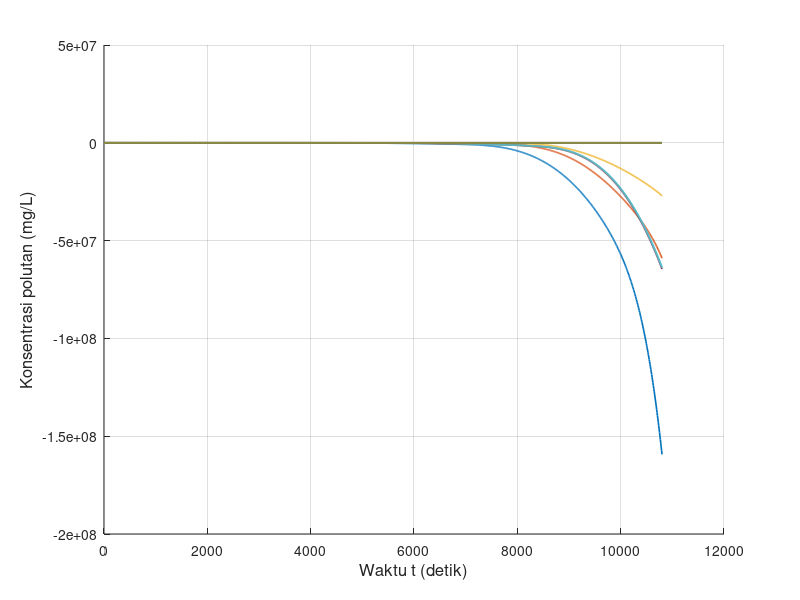

This figure's MATLAB source: (Note: this script raises an error after producing the figure.)
clear; clc; close all;

% Feby Syarief Al A`raaf
% 26050124130087
% Oseanografi C

% Simulasi adveksi 1 dimensi dengan metode Leapfrog (CTCS)
% Sumber polutan kontinu
% NIM ganjil, xyz = 087, sehingga z = 7 dan 0.zyx = 0.780

x_digit = 0;
y_digit = 8;
z_digit = 7;

u_xyz    = 0.780;
C_source = 10 * z_digit;

L = 3000;
T = 10800;

scenario(1).nama = 'Skenario 1';
scenario(1).dx   = 30;
scenario(1).dt   = 8;
scenario(1).u    = u_xyz;
scenario(1).m    = 30 + z_digit;

scenario(2).nama = 'Skenario 2';
scenario(2).dx   = 60;
scenario(2).dt   = 8;
scenario(2).u    = u_xyz;
scenario(2).m    = 60 + z_digit;

scenario(3).nama = 'Skenario 3';
scenario(3).dx   = 15;
scenario(3).dt   = 8;
scenario(3).u    = u_xyz;
scenario(3).m    = 15 + z_digit;

scenario(4).nama = 'Skenario 4';
scenario(4).dx   = 30;
scenario(4).dt   = 8;
scenario(4).u    = 0.5 * u_xyz;
scenario(4).m    = 30 + z_digit;

scenario(5).nama = 'Skenario 5';
scenario(5).dx   = 30;
scenario(5).dt   = 8;
scenario(5).u    = 2 * u_xyz;
scenario(5).m    = 30 + z_digit;

scenario(6).nama = 'Skenario 6';
scenario(6).dx   = 30;
scenario(6).dt   = 8;
scenario(6).u    = -u_xyz;
scenario(6).m    = 30 + z_digit;

scenario(7).nama = 'Skenario 7';
scenario(7).dx   = 30;
scenario(7).dt   = 2;
scenario(7).u    = u_xyz;
scenario(7).m    = 30 + z_digit;

scenario(8).nama = 'Skenario 8';
scenario(8).dx   = 30;
scenario(8).dt   = 16;
scenario(8).u    = u_xyz;
scenario(8).m    = 30 + z_digit;

folder_output = 'output_Kontinu_CTCS_Polutan_Terhadap_Waktu';
if ~exist(folder_output, 'dir')
    mkdir(folder_output);
end

for s = 1:numel(scenario)

    fprintf('\nMemproses %s\n', scenario(s).nama);

    dx       = scenario(s).dx;
    dt       = scenario(s).dt;
    u        = scenario(s).u;
    m_source = scenario(s).m;

    M_grid = round(L / dx);
    Mmax   = max(M_grid, m_source);
    Nmax   = round(T / dt);

    courant = u * dt / dx;

    fprintf('dx = %.3f m, dt = %.3f s, u = %.3f m/s, m = %d\n', dx, dt, u, m_source);
    fprintf('Mmax = %d, Nmax = %d, C = %.4f\n', Mmax, Nmax, courant);

    F00 = zeros(1, Mmax);
    F0  = zeros(1, Mmax);
    F   = zeros(1, Mmax);

    t_step = 0:Nmax;
    t_time = t_step * dt;

    m_plot = [1, ...
              m_source - 20, m_source - 10, m_source - 5, m_source - 3, m_source - 1, ...
              m_source, ...
              m_source + 1, m_source + 3, m_source + 5, m_source + 10, m_source + 20];

    m_plot = unique(m_plot, 'stable');
    m_plot_valid = m_plot(m_plot >= 1 & m_plot <= Mmax);

    if length(m_plot_valid) < length(m_plot)
        fprintf('%s: beberapa grid berada di luar domain sehingga tidak digrafikkan.\n', scenario(s).nama);
    end

    history = NaN(length(t_step), length(m_plot_valid));

    F00(:) = 0;

    for p = 1:length(m_plot_valid)
        history(1, p) = F00(m_plot_valid(p));
    end

    for i = 2:(Mmax-1)
        F0(i) = F00(i) - (u * dt / (2 * dx)) * (F00(i+1) - F00(i-1));
    end

    F0(1)    = F0(2);
    F0(Mmax) = F0(Mmax-1);
    F0(m_source) = C_source;

    for p = 1:length(m_plot_valid)
        history(2, p) = F0(m_plot_valid(p));
    end

    for J = 2:Nmax

        F00(1)    = F00(2);
        F00(Mmax) = F00(Mmax-1);

        F0(1)     = F0(2);
        F0(Mmax)  = F0(Mmax-1);

        F0(m_source) = C_source;

        for i = 2:(Mmax-1)
            F(i) = F00(i) - (u * dt / dx) * (F0(i+1) - F0(i-1));
        end

        F(1)    = F(2);
        F(Mmax) = F(Mmax-1);
        F(m_source) = C_source;

        for p = 1:length(m_plot_valid)
            history(J + 1, p) = F(m_plot_valid(p));
        end

        F00 = F0;
        F0  = F;
    end

    fig = figure('Visible', 'off', 'Position', [100 100 1400 600]);
    hold on;

    legend_text = {};

    for k = 1:length(m_plot_valid)
        plot(t_time, history(:, k), 'LineWidth', 1.2);
        legend_text{end+1} = sprintf('m = %d', m_plot_valid(k));
    end

    grid on;
    xlabel('Waktu t (detik)', 'FontSize', 12);
    ylabel('Konsentrasi polutan (mg/L)', 'FontSize', 12);
    title(sprintf('%s - Konsentrasi polutan terhadap waktu', scenario(s).nama), ...
          'Feby Syarief-0087-Ose C','FontSize', 14, 'FontWeight', 'bold');
    xlim([t_time(1), t_time(end)]);

    y_max = max(history(:), [], 'omitnan');
    if isempty(y_max) || isnan(y_max) || y_max <= 0
        ylim([0 1]);
    else
        ylim([0, max(C_source * 1.2, y_max * 1.1)]);
    end

    set(gca, 'FontSize', 11);

    legend(legend_text, ...
           'Location', 'northwest', ...
           'FontSize', 8, ...
           'NumColumns', 2, ...
           'Box', 'on');

    hold off;

    nama_file = sprintf('ctcs_kontinu_waktu_skenario_%d.png', s);
    saveas(fig, fullfile(folder_output, nama_file));
    close(fig);

    fprintf('%s selesai diproses.\n', scenario(s).nama);
end

fprintf('\nSemua skenario telah selesai diproses.\n');
